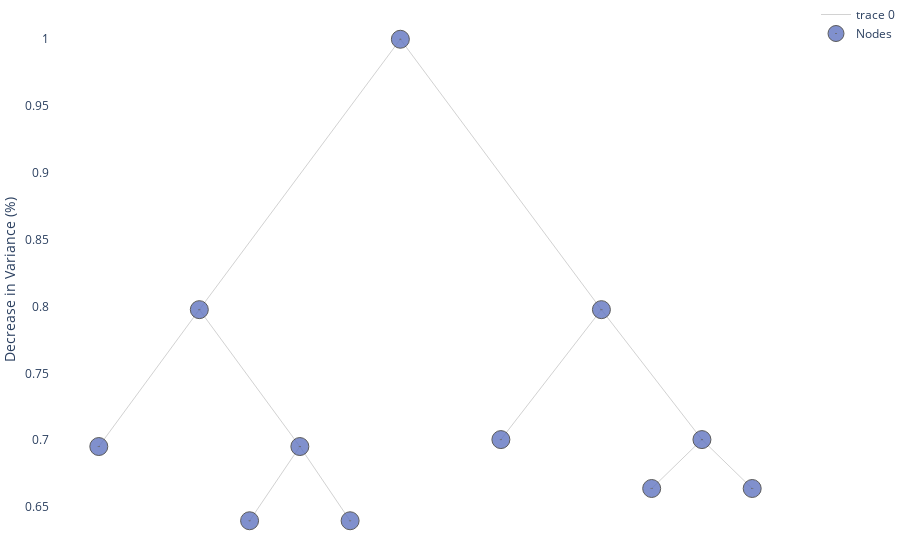

Notebook cell for this chart:
### Code cell
alpha, pruned_table = tree.pruning(features_test, n_features_test, y_test, table = True, html = False, graph_results = True, visual_pruning = True)

### Figure 1 — Plotly figure (JSON) as saved in the notebook; plotly's stock layout.template omitted (floating-point values rounded to 4 significant figures)
{"data": [{"hoverinfo": "none", "line": {"color": "rgb(210,210,210)", "width": 1}, "mode": "lines", "type": "scatter", "x": [0, -2, null, 0, 2, null, -2, -3, null, -2, -1, null, 2, 1, null, 2, 3, null, -1, -1.5, null, -1, -0.5, null, 3, 2.5, null, 3, 3.5, null], "y": [1, 0.7977, null, 1, 0.7977, null, 0.7977, 0.6953, null, 0.7977, 0.6953, null, 0.7977, 0.7005, null, 0.7977, 0.7005, null, 0.6953, 0.6398, null, 0.6953, 0.6398, null, 0.7005, 0.6639, null, 0.7005, 0.6639, null]}, {"hoverinfo": "text", "marker": {"color": "#6175c1", "line": {"color": "rgb(50,50,50)", "width": 1}, "size": 18, "symbol": "circle-dot"}, "mode": "markers", "name": "Nodes", "opacity": 0.8, "text": ["n10<br>None<br>Bin Value: 66.78<br>pearson : 4103.56<br>Samples : 9<br>GPR: []<br>LPR: []", "n15<br>None<br>Bin Value: 133.93<br>pearson : 832.93<br>Samples : 15<br>GPR: 0.99<br>LPR: 0.45", "n1<br>CompPrice > 127.5<br>Bin Value: 115.78<br>pearson : 155526.82<br>Samples : 280<br>GPR: 0.577<br>LPR: 0.202", "n2<br>Sales > 7.55<br>Bin Value: 106.73<br>pearson : 75946.05<br>Samples : 162<br>GPR: 0.96<br>LPR: 0.21", "n4<br>Age > 53.5<br>Bin Value: 115.71<br>pearson : 24566.4<br>Samples : 89<br>GPR: 0.763<br>LPR: 0.191", "n5<br>CompPrice > 99.0<br>Bin Value: 95.78<br>pearson : 35454.49<br>Samples : 73<br>GPR: 0.724<br>LPR: 0.244", "n11<br>Sales > 10.63<br>Bin Value: 99.86<br>pearson : 22715.73<br>Samples : 64<br>GPR: 0.954<br>LPR: 0.167", "n3<br>Sales > 7.56<br>Bin Value: 128.19<br>pearson : 48120.52<br>Samples : 118<br>GPR: 0.997<br>LPR: 0.314", "n6<br>CompPrice > 135.5<br>Bin Value: 139.71<br>pearson : 17604.02<br>Samples : 58<br>GPR: 0.739<br>LPR: 0.312", "n7<br>CompPrice > 146.5<br>Bin Value: 117.07<br>pearson : 15399.73<br>Samples : 60<br>GPR: 0.679<br>LPR: 0.369", "n14<br>Sales > 11.88<br>Bin Value: 111.44<br>pearson : 8877.11<br>Samples : 45<br>GPR: 1.0<br>LPR: 0.233"], "type": "scatter", "x": [-1.5, 3.5, 0, -2, -3, -1, -0.5, 2, 1, 3, 2.5], "y": [0.6398, 0.6639, 1, 0.7977, 0.6953, 0.6953, 0.6398, 0.7977, 0.7005, 0.7005, 0.6639]}], "layout": {"margin": {"b": 0, "l": 0, "r": 0, "t": 0}, "plot_bgcolor": "rgba(0, 0, 0, 0)", "xaxis": {"showticklabels": false, "visible": false}, "yaxis": {"title": {"text": "Decrease in Variance (%)"}}}}
